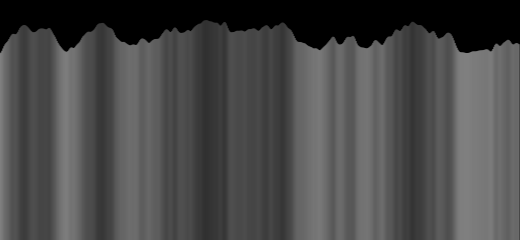
Frame 1 (no input)
Frame 60 (no input): identical to frame 1, image omitted
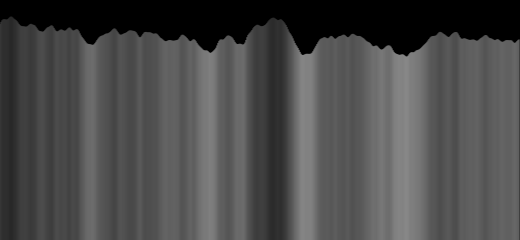
Frame 120 (the mouse pressed at the canvas centre since frame 60)

The p5.js sketch that drew these frames (run headless with seeded random() and noise() and a simulated clock; from frame 60 on, the mouse is pressed at the canvas centre):

// p5.js sketch
// ── sketch.js
// Perlin noise spectrum illustration vvv

let noiseScale=0.03;
// Steps of 0.005-0.03 work best for most applications

function setup() {
  
  createCanvas(520,240);
}

function draw() {
  background(0);
  for (let x=0; x < width; x++) {
    let noiseVal = noise((mouseX+x)*noiseScale, mouseY*noiseScale);
    stroke(noiseVal*255);
    // line(x, mouseY+noiseVal*80, x, height);
        line(x, noiseVal*80, x, height);

  }
  describe(`horizontal wave pattern effected by mouse x-position
    & updating noise values.`);
}



// Returns the Perlin noise value at specified coordinates. Perlin noise is a random sequence generator producing a more naturally ordered, harmonic succession of numbers compared to the standard random() function. It was invented by Ken Perlin in the 1980s and been used since in graphical applications to produce procedural textures, natural motion, shapes, terrains etc.

// The main difference to the random() function is that Perlin noise is defined in an infinite n-dimensional space where each pair of coordinates corresponds to a fixed semi-random value (fixed only for the lifespan of the program; see the noiseSeed() function). p5.js can compute 1D, 2D and 3D noise, depending on the number of coordinates given. The resulting value will always be between 0.0 and 1.0. The noise value can be animated by moving through the noise space as demonstrated in the example above. The 2nd and 3rd dimensions can also be interpreted as time.

// The actual noise is structured similar to an audio signal, in respect to the function's use of frequencies. Similar to the concept of harmonics in physics, Perlin noise is computed over several octaves which are added together for the final result.

// Another way to adjust the character of the resulting sequence is the scale of the input coordinates. As the function works within an infinite space the value of the coordinates doesn't matter as such, only the distance between successive coordinates does (eg. when using noise() within a loop). As a general rule the smaller the difference between coordinates, the smoother the resulting noise sequence will be. Steps of 0.005-0.03 work best for most applications, but this will differ depending on use.
